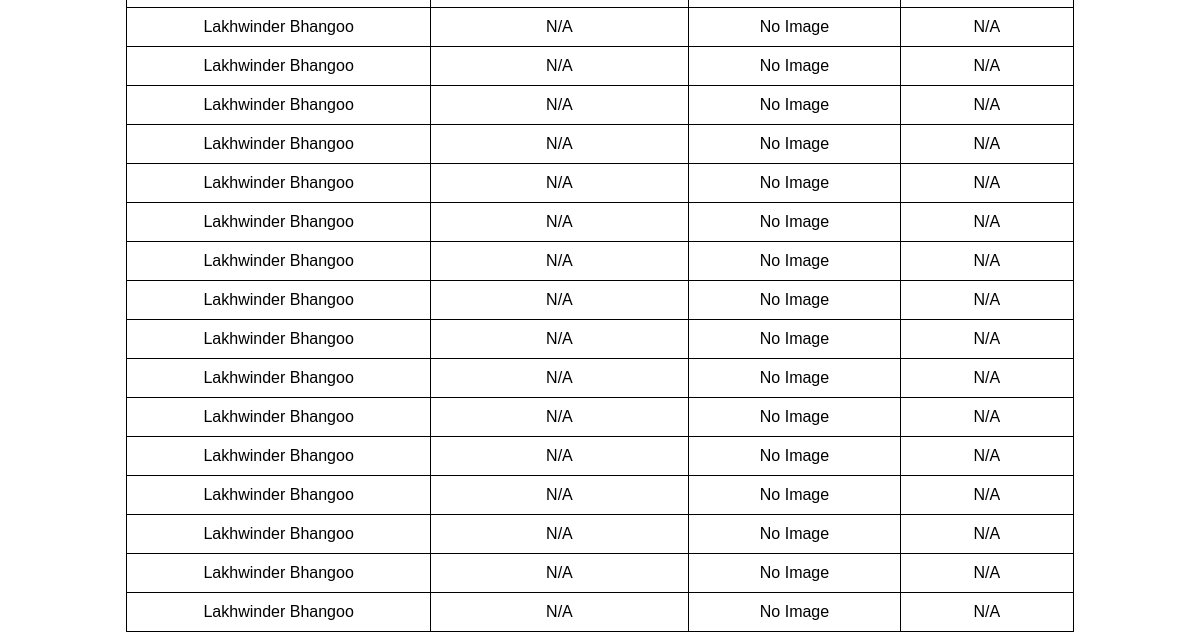
The app's page /images (lower part), older data.
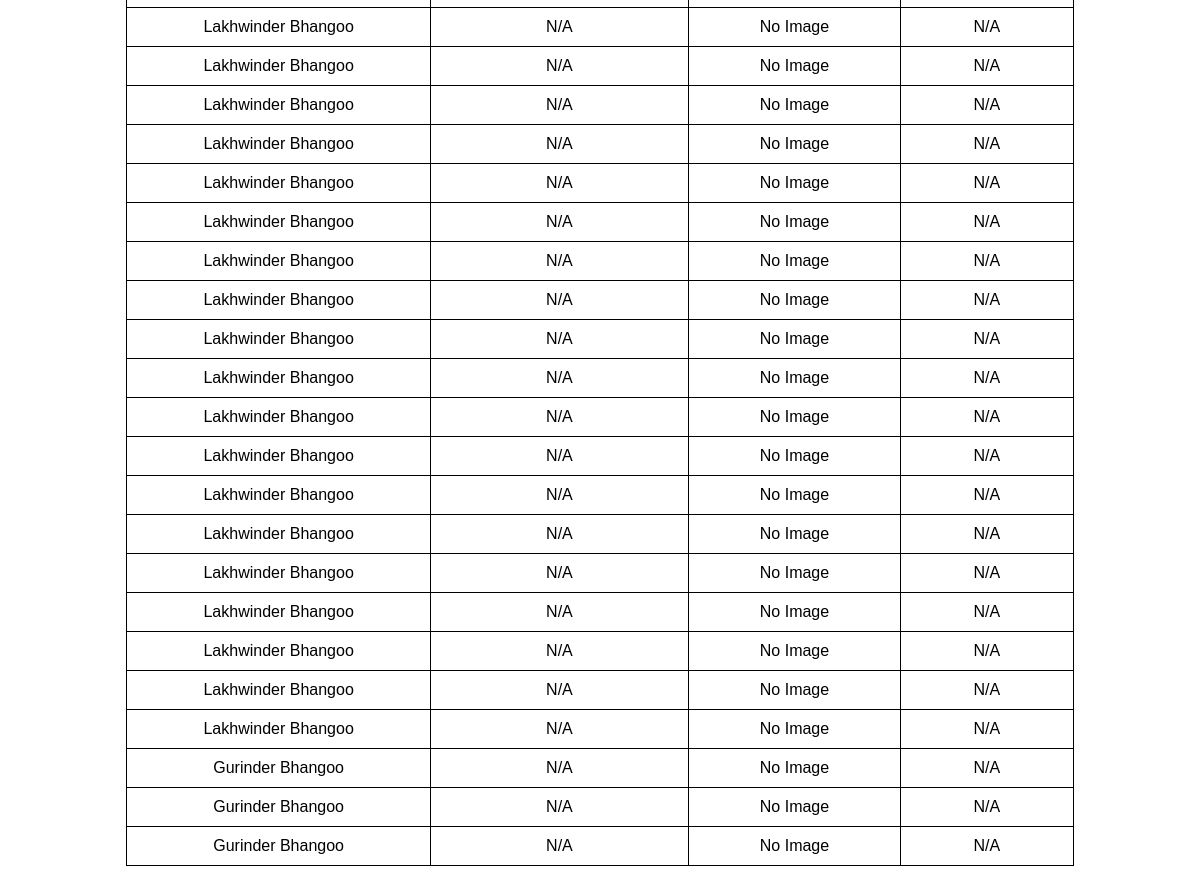
The same page, newer data.
### app.py (models this page shows)
class Quote(db.Model):
    id = db.Column(db.Integer, primary_key=True)
    customer_name = db.Column(db.String(100), nullable=False)
    recipient_email = db.Column(db.String(100), nullable=False)
    product_details = db.Column(db.Text, nullable=False)
    price = db.Column(db.Float, nullable=False)
    validity = db.Column(db.Integer, nullable=False)
    pdf_filename = db.Column(db.String(100), nullable=False)
    roof_square_feet = db.Column(db.Float, nullable=True)  # Roof Area
    roof_image_url = db.Column(db.String(255), nullable=True)  # Store Image URL

### app.py (the view)
@app.route("/images")
def list_images():
    quotes = Quote.query.all()
    return render_template("images.html", quotes=quotes)

### templates/images.html (shortened to what this page needs)
<!DOCTYPE html>
<html lang="en">
<head>
</head>
<body>
    <table>
        {% for quote in quotes %}
        <tr>
            <td>{{ quote.customer_name }}</td>
            <td>{{ quote.roof_square_feet if quote.roof_square_feet else 'N/A' }}</td>
            <td>
                {% if quote.roof_image_url %}
                    <img src="{{ quote.roof_image_url }}" alt="Roof Image">
                {% else %}
                    No Image
                {% endif %}
            </td>
            <td>
                {% if quote.roof_image_url %}
                    <a href="{{ quote.roof_image_url }}" download>Download</a>
                {% else %}
                    N/A
                {% endif %}
            </td>
        </tr>
        {% endfor %}
    </table>
</body>
</html>

Row changes from the older to the newer data that the page shows:
added Quote: customer_name "Lakhwinder Bhangoo", roof_square_feet "N/A", shows "No Image"
added Quote: customer_name "Lakhwinder Bhangoo", roof_square_feet "N/A", shows "No Image"
added Quote: customer_name "Lakhwinder Bhangoo", roof_square_feet "N/A", shows "No Image"
added Quote: customer_name "Gurinder Bhangoo", roof_square_feet "N/A", shows "No Image"
added Quote: customer_name "Gurinder Bhangoo", roof_square_feet "N/A", shows "No Image"
added Quote: customer_name "Gurinder Bhangoo", roof_square_feet "N/A", shows "No Image"
